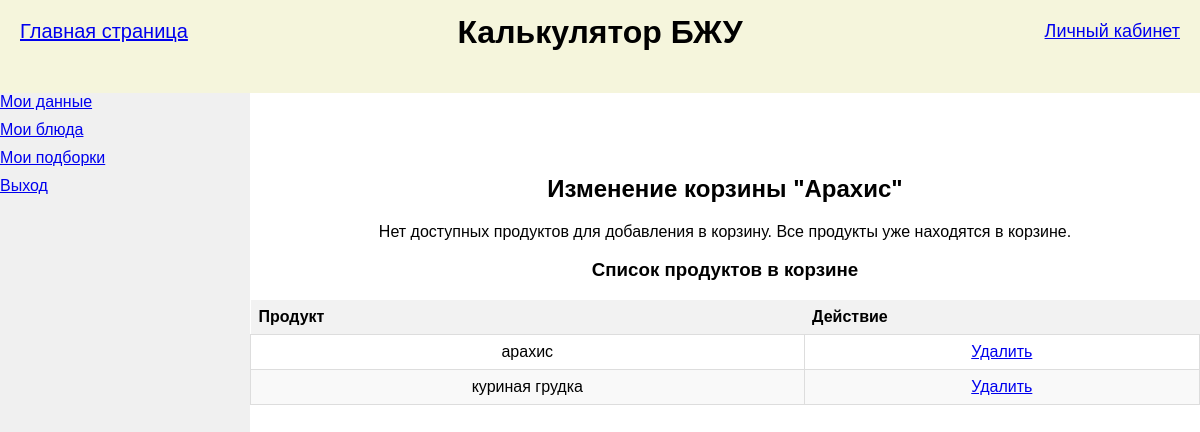
/food_cart_change/19/ (signed in), run on the app's committed database.
### BZYCalculator/models.py (models this page shows)
class FoodCart(models.Model):
    user = models.ForeignKey(CustomUser, on_delete=models.CASCADE, related_name="carts")
    foods = models.ManyToManyField(Food)
    name = models.CharField(max_length=100, default="MyCart")
    objects = FoodCartManager()

class Food(models.Model):
    food_id = models.AutoField(primary_key=True)
    food_name = models.CharField(max_length=100, null=True)
    fats = models.FloatField(null=True)
    carbs = models.FloatField(null=True)
    proteins = models.FloatField(null=True)
    calories = models.FloatField(null=True)
    user = models.ForeignKey(CustomUser, on_delete=models.CASCADE, related_name="foods", default=None)
    objects = FoodManager()

### BZYCalculator/views.py (the view)
# urls.py: path("food_cart_change/<int:cart_id>/", views.food_cart_change, name="food_cart_change"),
def food_cart_change(request, cart_id):
    cart = get_object_or_404(FoodCart, pk=cart_id)
    user_products = Food.objects.filter(user=request.user)
    available_foods = user_products.exclude(pk__in=cart.foods.all())
    if request.method == "POST":
        form = FoodCartChangeForm(request.POST)
        if form.is_valid():
            food_ids = form.cleaned_data["foods"]
            foods_to_add = Food.objects.filter(pk__in=food_ids)
            cart.foods.add(*foods_to_add)
            return redirect("food_cart_change", cart_id=cart_id)
    else:
        form = FoodCartChangeForm()
    return render(request, "BZYCalculator/food_cart_change.html", {"cart": cart,
                                                                   "available_foods": available_foods,
                                                                   "form": form})

### BZYCalculator/templates/BZYCalculator/food_cart_change.html (shortened to what this page needs)
{% extends 'base_personal_account.html' %}
{% block content %}
{% load static %}
<head>
    <link type="text/css" href="{% static 'BZYcalculator/css/main_content.css' %}" rel="stylesheet" />
</head>
<div class="main-content">
    <h2>Изменение корзины "{{ cart.name }}"</h2>
    {% if available_foods %}
        <form method="POST">
            {% csrf_token %}
            <label for="food_list">Выберите продукты для добавления:</label><br>
            <select id="food_list" name="foods" multiple required>
            {% for food in available_foods %}
                <option value="{{ food.pk }}">{{ food.food_name }}</option>
            {% endfor %}
            </select>
            <br><br>
            <br><br>
            <button type="submit">Добавить в корзину</button>
        </form>
    {% else %}
        <p>Нет доступных продуктов для добавления в корзину. Все продукты уже находятся в корзине.</p>
    {% endif %}
    <h3>Список продуктов в корзине</h3>
    <table>
        <thead>
            <tr>
                <th>Продукт</th>
                <th>Действие</th>
            </tr>
        </thead>
        <tbody>
            {% for food in cart.foods.all %}
                <tr>
                    <td>{{ food.food_name }}</td>
                    <td>
                        <a href="{% url 'delete_food_from_cart' cart_id=cart.pk food_id=food.pk %}">Удалить</a>
                    </td>
                </tr>
            {% empty %}
                <tr>
                    <td colspan="2">Корзина пуста</td>
                </tr>
            {% endfor %}
        </tbody>
    </table>
</div>
{% endblock %}

### BZYCalculator/static/BZYCalculator/css/personal_account.css (style rules this page uses)
body { font-family: Arial, sans-serif; margin: 0; padding: 0; }

### BZYCalculator/static/BZYCalculator/css/styles.css (style rules this page uses)
body { font-family: Arial, sans-serif; margin: 0; padding: 0; }
.main-content { text-align: center; margin-top: -50px; }

### BZYCalculator/static/BZYCalculator/css/main_content.css (style rules this page uses)
table { width: 100%; border-collapse: collapse; margin-bottom: 20px; }
th { background-color: #f2f2f2; text-align: left; padding: 8px; }
td { border: 1px solid #dddddd; padding: 8px; }
tr:nth-child(even) { background-color: #f9f9f9; }

### data on the page
FoodCart: name "Арахис"
Food: food_name "арахис"
Food: food_name "куриная грудка"
